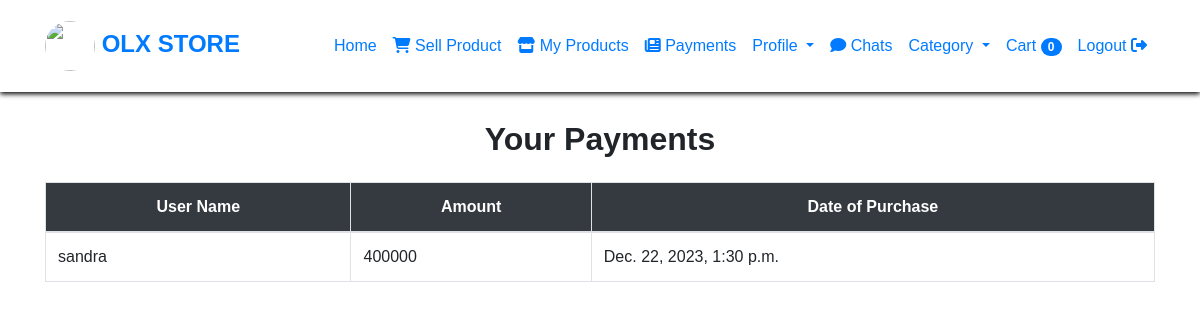
The app's page /show_user_payment_history (signed in) with its own data.
### olx_management_app/models.py (models this page shows)
class PaymentHistory(models.Model):
    buyer = models.ForeignKey(User, on_delete=models.CASCADE, null=True)
    totalprice = models.IntegerField(null=True)
    update_date = models.DateTimeField(auto_now=True)

### olx_management_app/views.py (the view)
# urls.py: path('show_user_payment_history', views.show_user_payment_history, name='show_user_payment_history'),
@login_required(login_url='index')
def show_user_payment_history(request):
    ca = Category.objects.all()
    Products = Category.objects.all()
    current_user=request.user
    user_products = Addproduct.objects.filter(user=current_user,is_approved=True)
    user_chat_messages = ChatMessageData.objects.filter(is_seen=False).exclude(sender=request.user)
    bk = PaymentHistory.objects.filter(buyer=request.user)
    cart_items = Cart.objects.filter(user=request.user).select_related('Product')
    example_category_dict = {}
    categories = Category.objects.all()
    for category in categories:
        subcategories = SubCategory.objects.filter(cat_name=category)
        subcategory_list = [sub.sub_cat_name for sub in subcategories]
        example_category_dict[category.cat_name] = subcategory_list
    return render(request, 'show_user_payments.html', {'cartitems': cart_items,'bk': Products, 'buk': bk, 'ca': ca, 'user_chat_messages': user_chat_messages, "example_category_dict":example_category_dict})

### templates/show_user_payments.html (shortened to what this page needs)
<!DOCTYPE html>
<html lang="en">
{% load static %}
<head>
    <link rel="stylesheet" href="https://cdn.jsdelivr.net/npm/bootstrap@4.6.2/dist/css/bootstrap.min.css">
    <link rel="stylesheet" href="https://cdnjs.cloudflare.com/ajax/libs/font-awesome/6.4.2/css/all.min.css"
/>
</head>
<body>
<nav class="navbar navbar-expand-lg">
    <div class="container">
        <a class="navbar-brand" href="#"><img src="{% static 'images/giphy.gif' %}" height="50px" width="50px"
                                              class="rounded-circle"> OLX STORE</a>
        <div class="collapse navbar-collapse" id="navbarNav">
            <ul class="navbar-nav ml-auto">
                <li class="nav-item active">
                    <a class="nav-link" href="{% url 'userhome' %}">Home</a>
                </li>
                <li class="nav-item active">
                    <a class="nav-link" href="{% url 'UserAddproducts' %}"> <i class="fa-solid fa-cart-shopping"></i>
                        Sell Product </a>
                </li>
                <li class="nav-item active">
                    <a class="nav-link" href="{% url 'show_user_products' %}"> <i class="fa-solid fa-store"></i>
                        My Products </a>
                </li>
                <li class="nav-item active">
                    <a class="nav-link" href="{% url 'show_user_payment_history' %}"> <i
                            class="fa-solid fa-newspaper"></i>
                        Payments </a>
                </li>
                <li class="nav-item dropdown">
                    <a class="nav-link dropdown-toggle" href="#" id="facilitiesDropdown" role="button"
                       data-toggle="dropdown" aria-haspopup="true" aria-expanded="false">
                        Profile
                    </a>
                </li>
            <li class="nav-item active">
                <a class="nav-link" href="{% url 'show_requestedProduct' %}">
                    <i class="fas fa-comment"></i>
                    Chats
                </a>
            </li>
                <li class="nav-item dropdown">
                    <a class="nav-link dropdown-toggle" href="#" data-toggle="dropdown"> Category </a>
                </li>
                <li class="nav-item">
                    <a class="nav-link" href="{% url 'cart' %}">
                        Cart <span class="badge badge-pill badge-primary">{{ cartitems|length }}</span>
                    </a>
                </li>
                <li class="nav-item active">
                    <a class="nav-link" href="{% url 'logout1' %}">Logout <i class="fa-solid fa-right-from-bracket"></i></a>
                </li>
            </ul>
        </div>
    </div>
</nav>
<div class="container mt-5"><br><br><br>
    <h2 class="mb-4 text-center"><b>Your Payments</b></h2>
    <div class="table-responsive">
        <table class="table table-bordered">
            <thead class="bg-dark text-white text-center">
            <tr>
                <th>User Name</th>
                <th>Amount</th>
                <th>Date of Purchase</th>
            </tr>
            </thead>
            <tbody>
            {% for b in buk %}
            <tr>
                <td>{{b.buyer}}</td>
                <td>{{ b.totalprice }}</td>
                <td>{{ b.update_date }}</td>
            </tr>
            {% endfor %}
            </tbody>
        </table>
    </div>
</div>
</body>
</html>

### templates/show_user_payments.html (style rules this page uses)
body { margin: 0; padding: 0; background-size: cover; background-position: center center; min-height: 100vh; font-family: Helvetica, Verdana, Roboto; }
.navbar { background: rgb(255, 255, 255); box-shadow: 0 2px 5px rgb(0, 0, 0); padding: 1rem; position: absolute; top: 0; width: 100%; z-index: 1; transition: background-color 0.3s ease-in-out; }
.navbar-brand { font-size: 1.5rem; font-weight: bold; }
.navbar-nav .nav-link { font-weight: 500; transition: color 0.3s ease-in-out; }
@media (min-width: 992px) { .navbar { position: fixed; } }

### records on screen
PaymentHistory: buyer "sandra", totalprice "400000", update_date "Dec. 22, 2023, 1:30 p.m."

### other values on screen
{{ cartitems|length }} "0"
